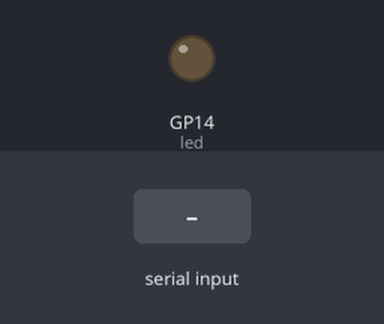
The program below on a simulated Raspberry Pi Pico running MicroPython. On the bench: output pins drawn as LEDs (lit = HIGH). The inputs (shaded band) are chosen by the test bench.

Above: at 1.2 s.
1.3 s: "1" received over the second serial link
At 2.0 s:
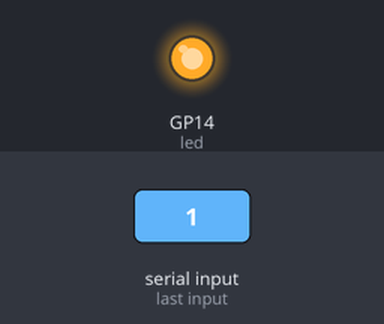
2.8 s: "2" received over the second serial link
At 3.1 s:
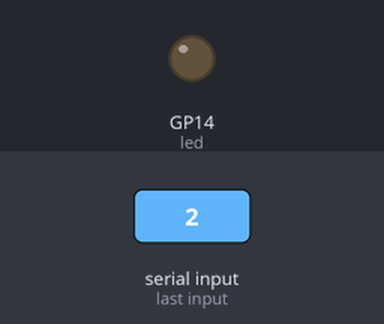
Timing chart, 0 to 5.8 s (numbered marks = the images above; inputs shaded):
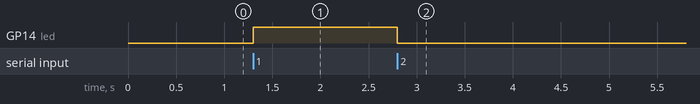

The program:

HC06-Bluetooth-Control.py
```python
from machine import UART, Pin, PWM
import utime

uart = UART(1, baudrate = 9600, tx = Pin(4), rx = Pin(5))
led = Pin(14, Pin.OUT)

while True:
    kod = uart.read(1)
    if kod is not None:
        kod = kod.decode("utf-8")

        if kod == '1':
            led.on()
        elif kod == '2':
            led.off()
```

Measured:
- after the input at 1.3 s, GP14 (led): LOW → HIGH at once
- after the input at 2.8 s, GP14 (led): HIGH → LOW at once
